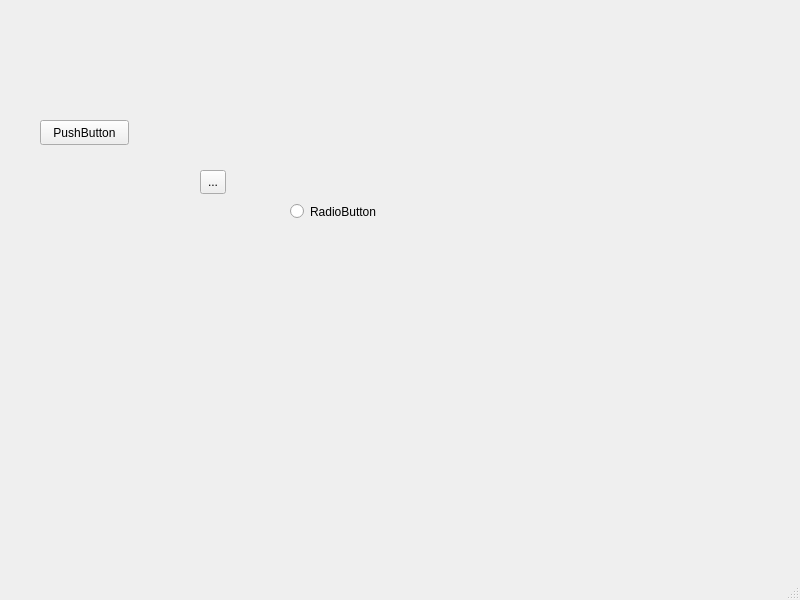
<?xml version="1.0" encoding="UTF-8"?>
<ui version="4.0">
 <class>MainWindow</class>
 <widget class="QMainWindow" name="MainWindow">
  <property name="geometry">
   <rect>
    <x>0</x>
    <y>0</y>
    <width>800</width>
    <height>600</height>
   </rect>
  </property>
  <property name="windowTitle">
   <string>MainWindow</string>
  </property>
  <widget class="QWidget" name="centralwidget">
   <widget class="QPushButton" name="pushButton">
    <property name="geometry">
     <rect>
      <x>40</x>
      <y>120</y>
      <width>89</width>
      <height>25</height>
     </rect>
    </property>
    <property name="text">
     <string>PushButton</string>
    </property>
   </widget>
   <widget class="QToolButton" name="toolButton">
    <property name="geometry">
     <rect>
      <x>200</x>
      <y>170</y>
      <width>26</width>
      <height>24</height>
     </rect>
    </property>
    <property name="text">
     <string>...</string>
    </property>
   </widget>
   <widget class="QRadioButton" name="radioButton">
    <property name="geometry">
     <rect>
      <x>290</x>
      <y>200</y>
      <width>112</width>
      <height>23</height>
     </rect>
    </property>
    <property name="text">
     <string>RadioButton</string>
    </property>
   </widget>
  </widget>
  <widget class="QMenuBar" name="menubar">
   <property name="geometry">
    <rect>
     <x>0</x>
     <y>0</y>
     <width>800</width>
     <height>22</height>
    </rect>
   </property>
  </widget>
  <widget class="QStatusBar" name="statusbar"/>
 </widget>
 <resources/>
 <connections/>
</ui>
